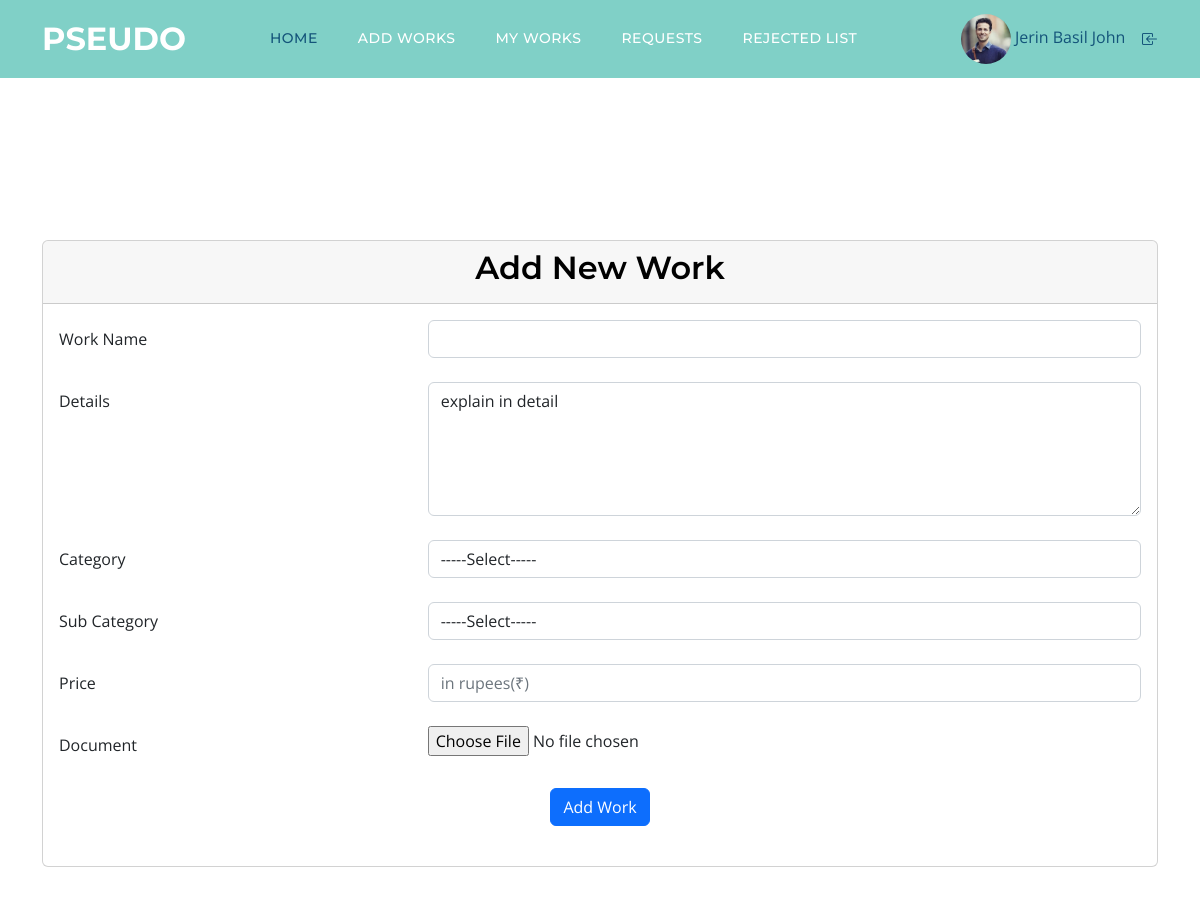
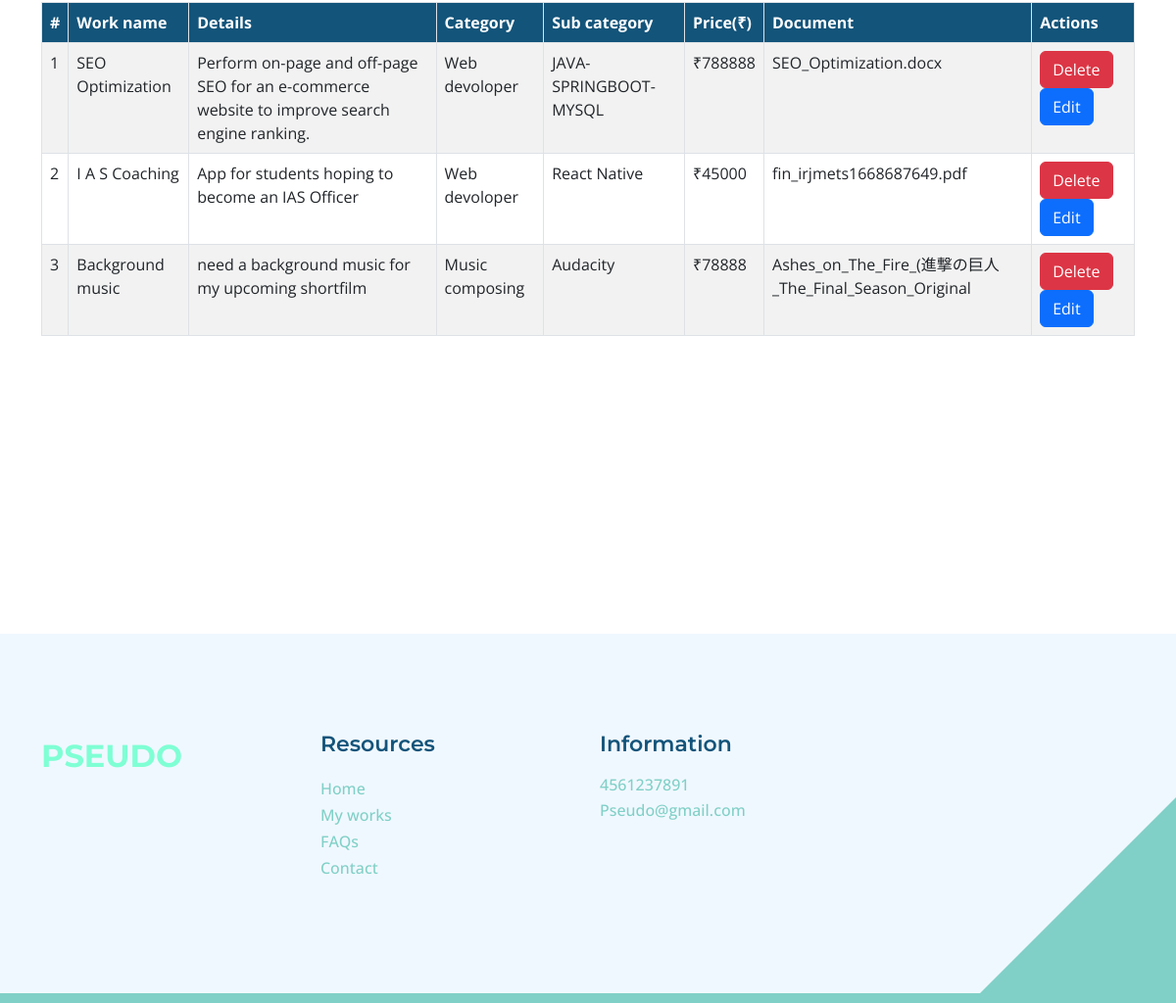
Page /client/WorkAdd.php (signed in) on the committed database (2 pictures, top to bottom).
### tables this page shows
CREATE TABLE `tbl_work` (
  `work_id` int(11) NOT NULL,
  `work_name` varchar(100) NOT NULL,
  `work_price` varchar(50) NOT NULL,
  `work_details` varchar(1000) NOT NULL,
  `work_doc` varchar(50) NOT NULL,
  `client_id` int(11) NOT NULL,
  `subcat_id` int(11) NOT NULL,
  `work_final` varchar(100) NOT NULL,
  `work_status` int(11) NOT NULL DEFAULT 0
);

CREATE TABLE `tbl_category` (
  `category_id` int(11) NOT NULL,
  `category_name` varchar(50) NOT NULL
);

CREATE TABLE `tbl_subcat` (
  `subcat_id` int(11) NOT NULL,
  `subcat_name` varchar(50) NOT NULL,
  `category_id` int(11) NOT NULL
);

### client/WorkAdd.php (the view, shortened to what this page needs)
<?php
include('Header.php');
?>
<!DOCTYPE html PUBLIC "-//W3C//DTD XHTML 1.0 Transitional//EN" "http://www.w3.org/TR/xhtml1/DTD/xhtml1-transitional.dtd">
<html xmlns="http://www.w3.org/1999/xhtml">
<head>
</head>
<body>
  <form action="" method="post" enctype="multipart/form-data" name="workadd" id="frm_workadd">
    <div class="container mt-5">
      <div class="card">
        <div class="card-header text-center">
          <h3>Add New Work</h3>
        </div>
        <div class="card-body">
          <form>
            <div class="form-group row">
              <label for="txt_workname" class="col-sm-4 col-form-label">Work Name</label>
              <div class="col-sm-8">
                <input type="text" class="form-control" id="txt_workname" name="txt_workname" required />
              </div>
            </div>
            <br>
            <div class="form-group row">
              <label for="txt_details" class="col-sm-4 col-form-label">Details</label>
              <div class="col-sm-8">
                <textarea class="form-control" id="txt_details" name="txt_details" rows="5" required>explain in detail</textarea>
              </div>
            </div>
            <br>
            <div class="form-group row">
              <label for="sel_cat" class="col-sm-4 col-form-label">Category</label>
              <div class="col-sm-8">
                <select class="form-control" id="sel_cat" name="sel_cat" onChange="getsubcat(this.value)" required>
                  <option value="select">-----Select-----</option>
                </select>
              </div>
            </div>
            <br>
            <div class="form-group row">
              <label for="sel_subcat" class="col-sm-4 col-form-label">Sub Category</label>
              <div class="col-sm-8">
                <select class="form-control" id="sel_subcat" name="sel_subcat" required>
                  <option value="select">-----Select-----</option>
                </select>
              </div>
            </div>
            <br>
            <div class="form-group row">
              <label for="txt_price" class="col-sm-4 col-form-label">Price</label>
              <div class="col-sm-8">
                <input type="number" class="form-control" id="txt_price" name="txt_price" required placeholder="in rupees(₹)" pattern="[0-9]*" minlength="4" maxlength="7"/>
              </div>
            </div>
            <br>
            <div class="form-group row">
              <label for="fileField" class="col-sm-4 col-form-label">Document</label>
              <div class="col-sm-8">
                <input type="file" class="form-control-file" id="fileField" name="fileField" required />
              </div>
            </div>
            <br>
            <div class="form-group row">
              <div class="col-sm-12 text-center">
                <button type="submit" class="btn btn-primary" id="btn_add" name="btn_add">Add Work</button>
              </div>
            </div>
            <br>
          </form>
        </div>
      </div>
    </div>
    <br>
    <br>
    <div class="container">
      <table class="table table-bordered table-striped">
        <thead class="thead-dark">
          <tr>
            <th scope="col">#</th>
            <th scope="col">Work name</th>
            <th scope="col">Details</th>
            <th scope="col">Category</th>
            <th scope="col">Sub category</th>
            <th scope="col">Price(₹)</th>
            <th scope="col">Document</th>
            <th scope="col">Actions</th>
          </tr>
        </thead>
        <tbody>
          <?php
          $selqry = "select * from tbl_work u inner join tbl_subcat p on u.subcat_id = p.subcat_id inner join tbl_category d on d.category_id = p.category_id where u.client_id=" . $_SESSION['cid'];
          $client = $con->query($selqry);
          $i = 0;
          while ($data = $client->fetch_assoc()) {
            $i++;
          ?>
            <tr>
              <td><?php echo $i ?></td>
              <td><?php echo $data["work_name"] ?></td>
              <td><?php echo $data["work_details"] ?></td>
              <td><?php echo $data["category_name"] ?></td>
              <td><?php echo $data["subcat_name"] ?></td>
              <td>₹<?php echo $data["work_price"] ?></td>
              <td><?php echo $data["work_doc"] ?></td>
              <td>
                <a href="WorkAdd.php?did=<?php echo $data['work_id']; ?>" class="btn btn-danger">Delete</a>
                <a href="Edit_work.php" class="btn btn-primary">Edit</a>
              </td>
            </tr>
          <?php
          }
          ?>
        </tbody>
      </table>
    </div>
  </form>
</body>
<?php
include('Footer.php');
?>
</html>

### Asset/Templates/Main/css/templatemo-topic-listing.css (style rules this page uses)
:root { --white-color: #ffffff; --primary-color: #13547a; --secondary-color: #80d0c7; --section-bg-color: #f0f8ff; --custom-btn-bg-color: #80d0c7; --custom-btn-bg-hover-color: #13547a; --dark-color: #000000; --p-color: #717275; --border-color: #7fffd4; --link-hover-color: #13547a; --body-font-family: 'Open Sans', sans-serif; --title-font-family: 'Montserrat', sans-serif; --h1-font-size: 58px; --h2-font-size: 46px; --h3-font-size: 32px; --h4-font-size: 28px; --h5-font-size: 24px; --h6-font-size: 22px; --p-font-size: 20px; --menu-font-size: 14px; --btn-font-size: 18px; --copyright-font-size: 16px; --border-radius-large: 100px; --border-radius-medium: 20px; --border-radius-small: 10px; --font-weight-normal: 400; --font-weight-medium: 500; --font-weight-semibold: 600; --font-weight-bold: 700; }
body { background-color: var(--white-color); font-family: var(--body-font-family); }
h2, h3, h4, h5, h6 { color: var(--dark-color); }
h1, h2, h3, h4, h5, h6 { font-family: var(--title-font-family); font-weight: var(--font-weight-semibold); }
h3 { font-size: var(--h3-font-size); }
a, button { touch-action: manipulation; transition: all 0.3s; }
a { display: inline-block; color: var(--primary-color); text-decoration: none; }

### client/WorkAdd.php (style rules this page uses)
.table thead th { background-color: #13547a; color: white; }

### rows in the picture
tbl_work: work_name "SEO Optimization", work_details "Perform on-page and off-page SEO for an e-commerce website to improve search engine ranking.", tbl_category.category_name "Web devoloper", subcat.subcat_name "JAVA-SPRINGBOOT-MYSQL", work_price "788888", work_doc "SEO_Optimization.docx"
tbl_work: work_name "I A S Coaching", work_details "App for students hoping to become an IAS Officer", tbl_category.category_name "Web devoloper", subcat.subcat_name "React Native", work_price "45000", work_doc "fin_irjmets1668687649.pdf"
tbl_work: work_name "Background music", work_details "need a background music for my upcoming shortfilm", tbl_category.category_name "Music composing", subcat.subcat_name "Audacity", work_price "78888", work_doc "Ashes_on_The_Fire_(進撃の巨人_The_Final_Season_Original"

### other values in the picture
$_SESSION['cName'] "Jerin Basil John"
